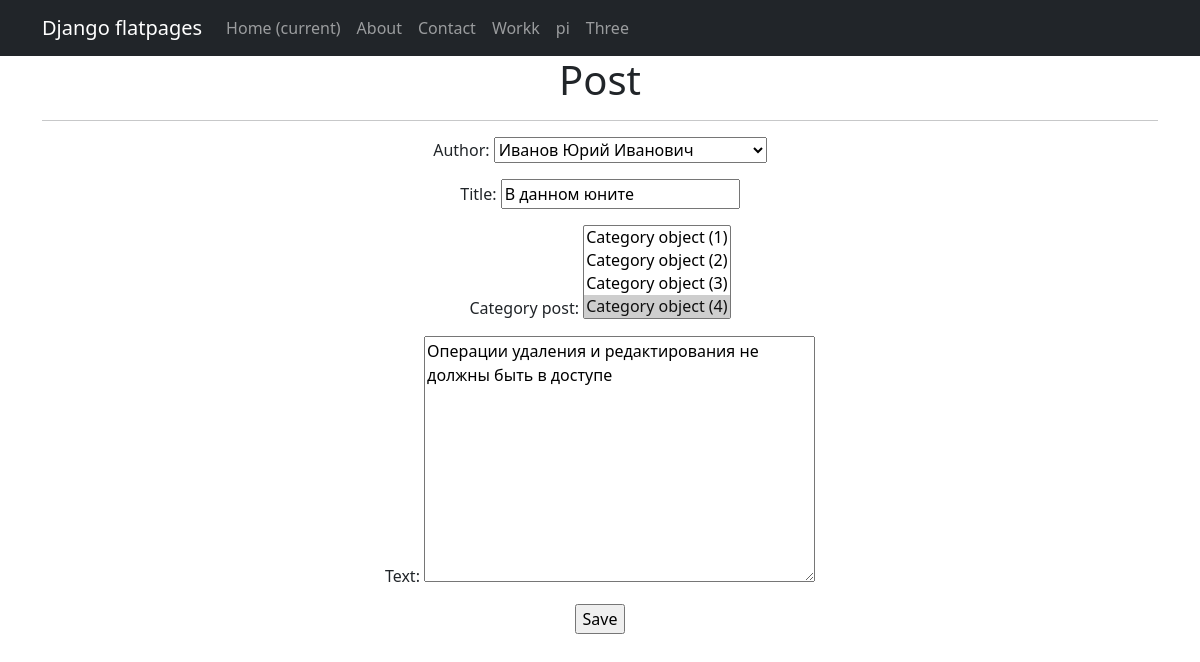
The page /new/5/update/ (signed in) on the database its author committed.
### new/models.py (models this page shows, shortened)
class Post(models.Model):
    artic = 'AR'
    news = 'NE'
    TYP = [
        (artic, 'Статья'),
        (news, 'Новость'),
    ]
    author = models.ForeignKey(Author, on_delete=models.CASCADE)
    typ = models.CharField(max_length=2, choices=TYP)
    time_in = models.DateTimeField(auto_now_add=True)
    title = models.CharField(max_length=255)
    text = models.TextField()
    reit_post = models.IntegerField(default=0)
    likes = models.IntegerField(default=0)
    dislikes = models.IntegerField(default=0)
    Category_post = models.ManyToManyField(Category, through='PostCategory')

### new/views.py (the view)
# urls.py: path('<int:pk>/update/', PostUpdate.as_view(), name='post_update'),
class PostUpdate(PermissionRequiredMixin, UpdateView):
    permission_required = 'new.change_post'
    form_class = PostForm
    model = Post
    template_name = 'post_edit.html'

### new/forms.py (shortened to what this page needs)
class PostForm(forms.ModelForm):
    class Meta:
        model = Post
        fields = [
            'author',
            'title',
            'Category_post',
            'text',
        ]

### new/models.py (called while the page is built)
    def __str__(self):
        return f'{self.user}'

### templates/post_edit.html (shortened to what this page needs)
{% extends 'flatpages/default.html' %}
{% block content %}
<h1>Post</h1>
<hr>
<form action="" method="post">
    {{ form.as_p }}
    <input type="submit" value="Save" />
</form>
{% endblock content %}

### rows shown on the page
Post: author "Иванов Юрий Иванович", title "В данном юните", text "Операции удаления и редактирования не должны быть в доступе"
